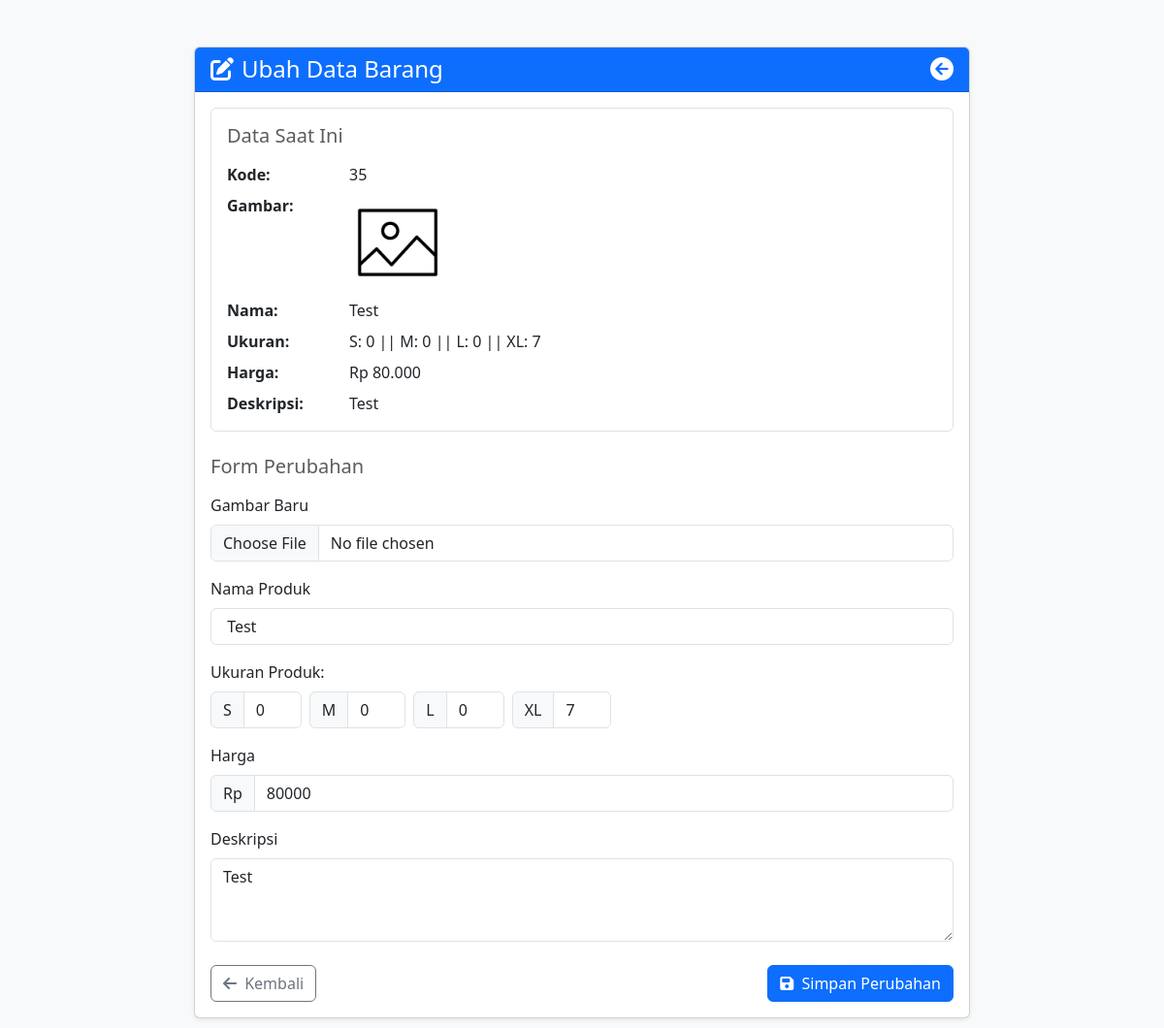
Screenshot of /admin/ubah.php?Kode=35 (signed in) with the database file from the repository.
### tables this page shows
CREATE TABLE `barang` (
  `Kode` int(11) NOT NULL,
  `Nama` varchar(100) NOT NULL,
  `Ukuran_S` int(3) NOT NULL DEFAULT 6,
  `Ukuran_M` int(3) NOT NULL DEFAULT 6,
  `Ukuran_L` int(3) NOT NULL DEFAULT 6,
  `Ukuran_XL` int(3) NOT NULL DEFAULT 6,
  `Gambar` varchar(100) NOT NULL,
  `Harga` int(9) NOT NULL,
  `Deskripsi` text NOT NULL
);

### config/functions.php (called while the page is built, shortened)
<?php
function select($query) {
    $barang = mysqli_query($GLOBALS['conn'], $query);
    $rows = [];
    while ($data = mysqli_fetch_assoc($barang)) {
    $rows[] = $data;
    }
return $rows;
}
?>

### admin/ubah.php (the view, shortened to what this page needs)
<?php
require '../config/functions.php';
$kode = $_GET['Kode'];
$produk = select("SELECT * FROM barang WHERE Kode = $kode")[0];
?>
<!DOCTYPE html>
<html lang="en">
<head>
    <link href="https://cdn.jsdelivr.net/npm/bootstrap@5.3.0/dist/css/bootstrap.min.css" rel="stylesheet">
    <link rel="stylesheet" href="https://cdnjs.cloudflare.com/ajax/libs/font-awesome/6.4.0/css/all.min.css">
</head>
<body class="bg-light">
    <div class="container py-5">
        <div class="card shadow-sm form-container">
            <div class="card-header bg-primary text-white d-flex align-items-center justify-content-between">
                <h1 class="h4 mb-0"><i class="fas fa-edit me-2"></i>Ubah Data Barang</h1>
                <h1 class="h4 mb-0"><a href="admin.php" class="h4"><i class="fas fa-arrow-circle-left"></i></a></h1>
            </div>
            <div class="card-body">
                <div class="mb-4 p-3 border rounded bg-white">
                    <h5 class="mb-3 text-muted">Data Saat Ini</h5>
                    <div class="row">
                        <div class="col-md-2 fw-bold">Kode:</div>
                        <div class="col-md-10"><?= htmlspecialchars($produk["Kode"]); ?></div>
                    </div>
                    <div class="row mt-2">
                        <div class="col-md-2 fw-bold">Gambar:</div>
                        <div class="col-md-10">
                            <img src="../img/<?= htmlspecialchars($produk["Gambar"]); ?>" alt="<?= htmlspecialchars($produk["Nama"]); ?>" class="product-img">
                        </div>
                    </div>
                    <div class="row mt-2">
                        <div class="col-md-2 fw-bold">Nama:</div>
                        <div class="col-md-10"><?= htmlspecialchars($produk["Nama"]); ?></div>
                    </div>
                    <div class="row mt-2">
                        <div class="col-md-2 fw-bold">Ukuran:</div>
                        <div class="col-md-10">
                        S: <?= htmlspecialchars($produk["Ukuran_S"]); ?> ||
                        M: <?= htmlspecialchars($produk["Ukuran_M"]); ?> ||
                        L: <?= htmlspecialchars($produk["Ukuran_L"]); ?> ||
                        XL: <?= htmlspecialchars($produk["Ukuran_XL"]); ?>
                    </div>
                    </div>
                    <div class="row mt-2">
                        <div class="col-md-2 fw-bold">Harga:</div>
                        <div class="col-md-10">Rp <?= number_format($produk["Harga"], 0, ',', '.'); ?></div>
                    </div>
                    <div class="row mt-2">
                        <div class="col-md-2 fw-bold">Deskripsi:</div>
                        <div class="col-md-10"><?= htmlspecialchars($produk["Deskripsi"]); ?></div>
                    </div>
                </div>
                <form method="POST" enctype="multipart/form-data">
                    <h5 class="mb-3 text-muted">Form Perubahan</h5>
                    <div class="mb-3">
                        <label for="gambar" class="form-label">Gambar Baru</label>
                        <input type="file" accept="image/*" class="form-control" id="gambar" name="Gambar">
                    </div>
                    <div class="mb-3">
                        <label for="nama" class="form-label">Nama Produk</label>
                        <input type="text" class="form-control" id="nama" name="Nama"
                               value="<?= htmlspecialchars($produk["Nama"]); ?>">
                    </div>
                   <div class="mb-3"> <label class="form-label">Ukuran Produk:</label> <div class="row g-2"> <div class="col-auto"> <div class="input-group">
                <span class="input-group-text">S</span>
                <input type="number" class="form-control" name="Ukuran_S"
                       value="<?= htmlspecialchars($produk["Ukuran_S"]); ?>" style="max-width: 60px;">
            </div>
        </div>
        <div class="col-auto">
            <div class="input-group">
                <span class="input-group-text">M</span> <input type="number" class="form-control" name="Ukuran_M"
                       value="<?= htmlspecialchars($produk["Ukuran_M"]); ?>" style="max-width: 60px;">
            </div>
        </div>
        <div class="col-auto">
            <div class="input-group">
                <span class="input-group-text">L</span> <input type="number" class="form-control" name="Ukuran_L"
                       value="<?= htmlspecialchars($produk["Ukuran_L"]); ?>" style="max-width: 60px;">
            </div>
        </div>
        <div class="col-auto">
            <div class="input-group">
                <span class="input-group-text">XL</span> <input type="number" class="form-control" name="Ukuran_XL"
                       value="<?= htmlspecialchars($produk["Ukuran_XL"]); ?>" style="max-width: 60px;">
            </div>
        </div>
    </div>
</div>
                    <div class="mb-3">
                        <label for="harga" class="form-label">Harga</label>
                        <div class="input-group">
                            <span class="input-group-text">Rp</span>
                            <input type="number" class="form-control" id="harga" name="Harga"
                                   value="<?= htmlspecialchars($produk["Harga"]); ?>">
                        </div>
                    </div>
                    <div class="mb-4">
                        <label for="deskripsi" class="form-label">Deskripsi</label>
                        <textarea class="form-control" id="deskripsi" name="Deskripsi"
                                  rows="3"><?= htmlspecialchars($produk["Deskripsi"]); ?></textarea>
                    </div>
                    <div class="d-flex justify-content-between">
                        <a href="admin.php" class="btn btn-outline-secondary">
                            <i class="fas fa-arrow-left me-1"></i> Kembali
                        </a>
                        <button type="submit" name="submit" class="btn btn-primary">
                            <i class="fas fa-save me-1"></i> Simpan Perubahan
                        </button>
                    </div>
                </form>
            </div>
        </div>
    </div>
</body>
</html>

### admin/ubah.php (style rules this page uses)
.product-img { max-width: 100px; height: auto; border-radius: 4px; }
.form-container { max-width: 800px; margin: 0 auto; }

### rows the page displays
barang: Kode "35", Gambar (picture), Nama "Test", Ukuran_S "0", Ukuran_M "0", Ukuran_L "0", Ukuran_XL "7", Harga "80.000", Deskripsi "Test", Harga "80000"
